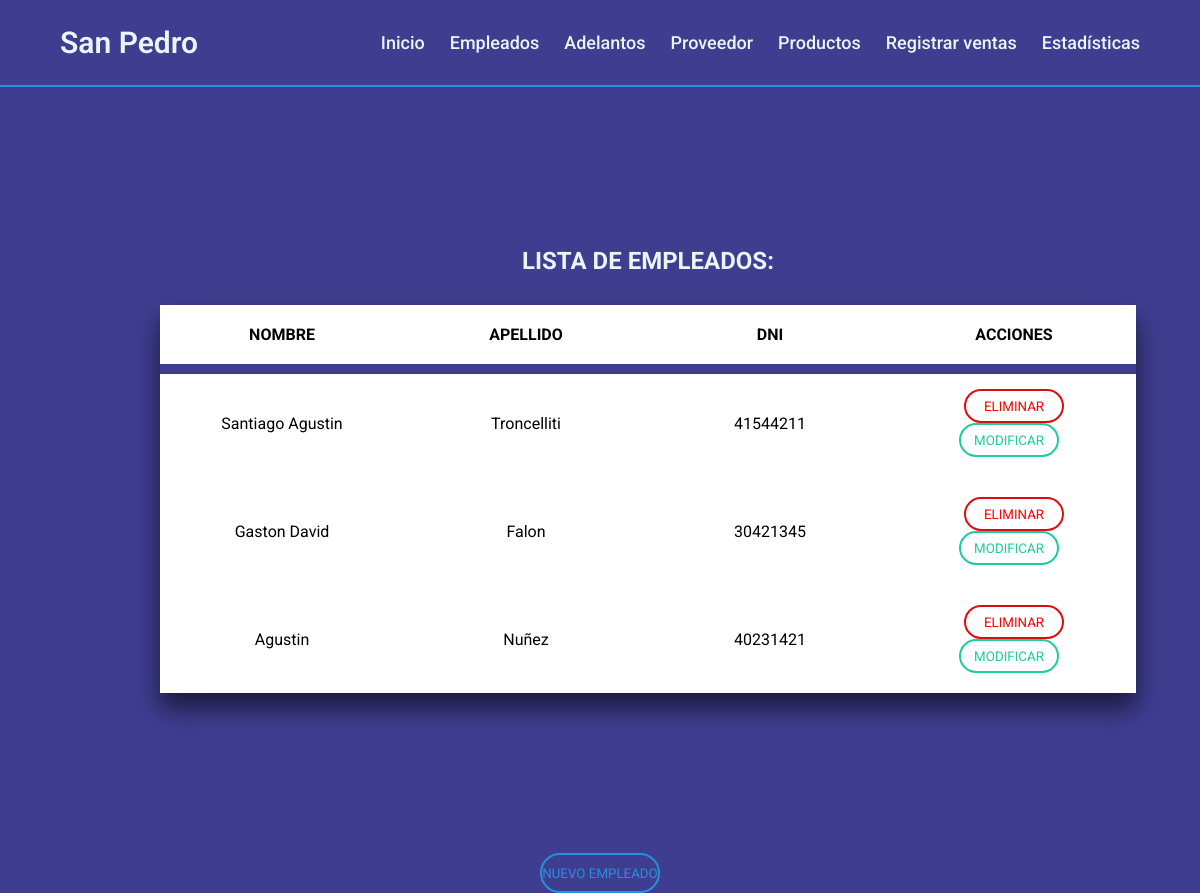
Page /controllers/ListaEmpleados.php (signed in) on the committed database.
### tables this page shows
CREATE TABLE `empleados` (
  `codigo_empleado` int(10) UNSIGNED NOT NULL,
  `nombre` varchar(40) NOT NULL,
  `apellido` varchar(40) NOT NULL,
  `dni` int(11) NOT NULL
);

### fw/view.php (called while the page is built)
<?php
abstract class view {
	public function render (){
		include '../html/' . get_class($this) . '.php';
	}
}

### controllers/ListaEmpleados.PHP (called while the page is built, shortened)
<?php
require '../views/Listadoempleados.php';
$e = new Empleado();
if (count($_POST) > 0) {
    if (!isset($_POST['nombre'])) die('Escribir nombre');
    if (!isset($_POST['apellido'])) die('Escribir apellido');
    if (!isset($_POST['dni'])) die('Escribir dni');
    $e->NuevoEmpleado($_POST['nombre'], $_POST['apellido'], $_POST['dni']);
    header('location: ../controllers/ListaEmpleados.php');
} else {
    $v = new ListadoEmpleados();
    $v->empleados = $e->getTodos();
}
$v->render();

### fw/Database.php (called while the page is built, shortened)
<?php
class Database
{
    private $cn;
    private $res;
    private static $instance = false;
    public static function getInstance()
    {
        if (!self::$instance) self::$instance = new Database();
        return self::$instance;
    }
    private function connect()
    {
        $this->cn = mysqli_connect("localhost", "root", "", "san pedro");
        $this->cn->set_charset('utf8');
    }
    public function query($q)
    {
        $this->res = mysqli_query($this->cn, $q);
    }
    public function fetch()
    {
        return mysqli_fetch_assoc($this->res);
    }
    public function fetchAll()
    {
        $aux = array();
        while ($fila = $this->fetch()) $aux[] = $fila;
        return $aux;
    }
}

### fw/model.php (called while the page is built, shortened)
<?php
abstract class model {
	public function __construct(){
		$this->db = Database::getInstance();
	}
}

### models/Empleado.PHP (called while the page is built, shortened)
<?php
class Empleado extends model {
	public function getTodos(){
		$this->db->query ("SELECT *
							From empleados");
		return $this->db->fetchAll();
	}
}

### html/ListadoEmpleados.php (the view, shortened to what this page needs)
<!DOCTYPE html>
<html lang="en">
<head>
    <?php
    require '../html/Partials/Head.php';
    ?>
</head>
<body>
    <div class="listaEmpleado">
        <?php
        require '../html/Partials/Navbar.php';
        ?>
        <div class="Divcontainer" id="Divcontainer">
            <h2>LISTA DE EMPLEADOS:</h2>
            <table>
                <tr>
                    <th>NOMBRE</th>
                    <th>APELLIDO</th>
                    <th>DNI</th>
                    <th>ACCIONES</th>
                </tr>
                <tr>
                    <?php foreach ($this->empleados as $e) { ?>
                <tr>
                    <td><?= htmlentities($e['nombre']) ?></td>
                    <td><?= htmlentities($e['apellido']) ?></td>
                    <td><?= htmlentities($e['dni']) ?></td>
                    <td>
                        <button class="btn-eliminar"><a href="../controllers/Eliminar-Empleado.php?id=<?= htmlentities($e['codigo_empleado']) ?>">ELIMINAR </a></button>
                        <a href="#modificacion-producto"><button onclick="mostrarModificarProducto()" class="btn-modificar"> MODIFICAR </button></a>
                    </td>
                <?php } ?>
                </tr>
            </table>
        </div>
        <a href="#new-empleado"><button class="btn-newEmpleado" id="btn-newEmpleado" onclick="mostrarAgregarEmpleado()">NUEVO EMPLEADO</button></a>
    </div>
</body>
</html>

### html/css/style.css (style rules this page uses)
:root { --first-color: #3f3d90; --second-color: #2691d9; --third-color: #e9f4fb; --btn-modificar: #1ecd97; --btn-eliminar: #dd0d0d; }
* { margin: 0; padding: 0; box-sizing: border-box; font-family: "Roboto", sans-serif; }
body { background: var(--first-color); }
.Divcontainer { margin: 9rem; padding: 1rem; width: 84%; text-align: center; }
.Divcontainer h2 { color: var(--third-color); text-align: center; padding-bottom: 30px; }
table { table-layout: fixed; width: 100%; border-collapse: collapse; background-color: white; box-shadow: 0 15px 25px rgb(0 0 0 / 60%); }
th { border-bottom: 10px solid var(--first-color); }
th, td { padding: 20px; }
a { color: red; }
.btn-modificar { outline: none; height: 34px; text-align: center; width: 100px; border-radius: 40px; background: #fff; border: 2px solid var(--btn-modificar); color: var(--btn-modificar); text-shadow: 0; cursor: pointer; transition: all 0.25s ease; margin-right: 10px; }
.btn-eliminar { outline: none; height: 34px; text-align: center; width: 100px; border-radius: 40px; background: #fff; border: 2px solid var(--btn-eliminar); color: var(--btn-eliminar); text-shadow: 0; cursor: pointer; transition: all 0.25s ease; }
.btn-newEmpleado { display: block; margin-left: 50%; transform: translateX(-50%); outline: none; height: 40px; text-align: center; width: 10%; border-radius: 40px; background: var(--first-color); border: 2px solid var(--second-color); color: var(--second-color); text-shadow: 0; cursor: pointer; transition: all 0.25s ease; margin-right: 10px; }
a { text-decoration: none; }

### html/css/media.css (style rules this page uses)
:root { --first-color: #3f3d90; --second-color: #2691d9; --third-color: #e9f4fb; }

### rows in the picture
empleados: nombre "Santiago Agustin", apellido "Troncelliti", dni "41544211"
empleados: nombre "Gaston David", apellido "Falon", dni "30421345"
empleados: nombre "Agustin", apellido "Nuñez", dni "40231421"
